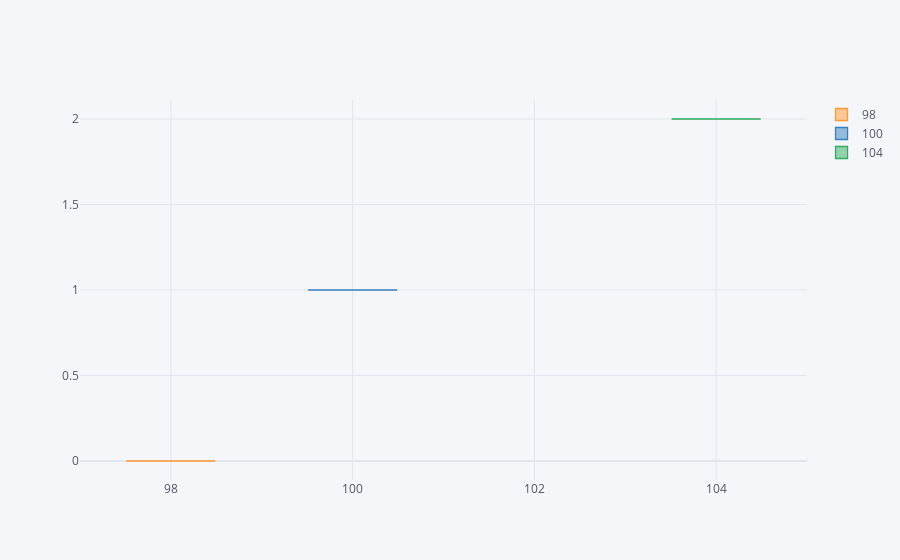

This figure's notebook cell:
### Code cell
data1.pivot(columns='Temperature', values='Level').iplot(
        kind='box')

### Figure 1 — Plotly figure (JSON) as saved in the notebook; plotly's stock layout.template omitted (floating-point values rounded to 4 significant figures)
{"data": [{"boxpoints": false, "line": {"width": 1.3}, "marker": {"color": "rgba(255, 153, 51, 1.0)"}, "name": "98", "orientation": "v", "type": "box", "y": [0, null, null]}, {"boxpoints": false, "line": {"width": 1.3}, "marker": {"color": "rgba(55, 128, 191, 1.0)"}, "name": "100", "orientation": "v", "type": "box", "y": [null, 1, null]}, {"boxpoints": false, "line": {"width": 1.3}, "marker": {"color": "rgba(50, 171, 96, 1.0)"}, "name": "104", "orientation": "v", "type": "box", "y": [null, null, 2]}], "layout": {"legend": {"bgcolor": "#F5F6F9", "font": {"color": "#4D5663"}}, "paper_bgcolor": "#F5F6F9", "plot_bgcolor": "#F5F6F9", "title": {"font": {"color": "#4D5663"}}, "xaxis": {"gridcolor": "#E1E5ED", "showgrid": true, "tickfont": {"color": "#4D5663"}, "title": {"font": {"color": "#4D5663"}, "text": ""}, "zerolinecolor": "#E1E5ED"}, "yaxis": {"gridcolor": "#E1E5ED", "showgrid": true, "tickfont": {"color": "#4D5663"}, "title": {"font": {"color": "#4D5663"}, "text": ""}, "zerolinecolor": "#E1E5ED"}}}
